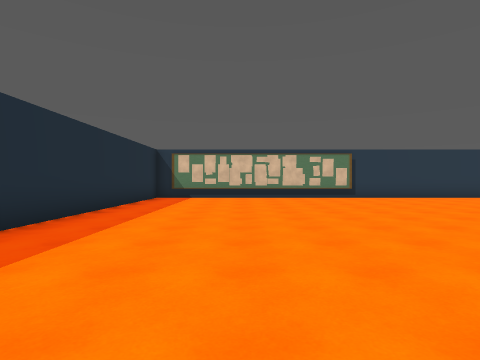
View 1 (above)

19 first-person views from a walk through a 3-D level made in the Unity game engine. The camera is 1.4 m above the floor, looks level and sees 80° across. The floor is counted in squares, 2 m on a side. Each view is taken from the middle of a square. On the plan, view 1 faces up. The plan holds only what a view shows up to about 10 squares ahead; the rest is blank. The player character is not drawn. Some surface patterns are stand-ins.

View 2
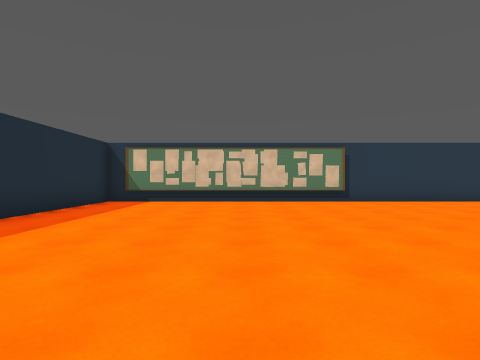

View 3
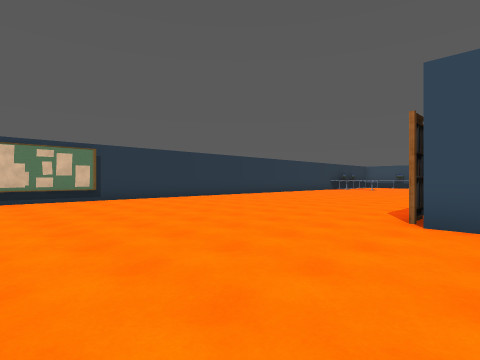

View 4
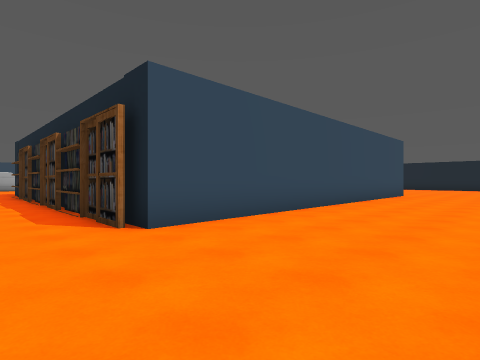

View 5
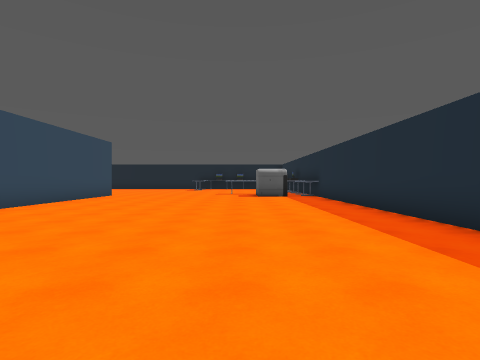

View 6
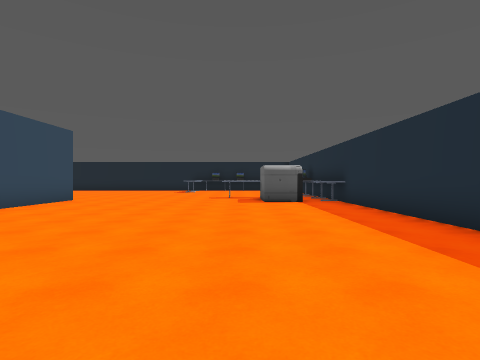

View 7
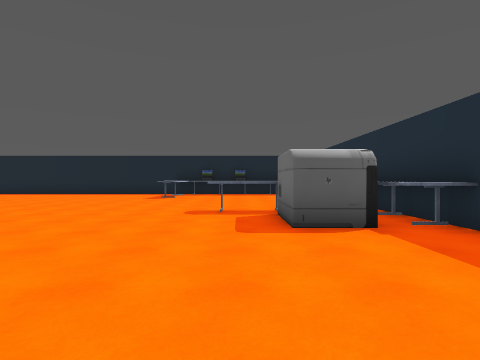

View 8
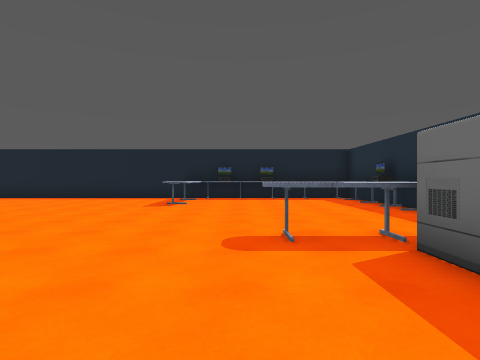

View 9
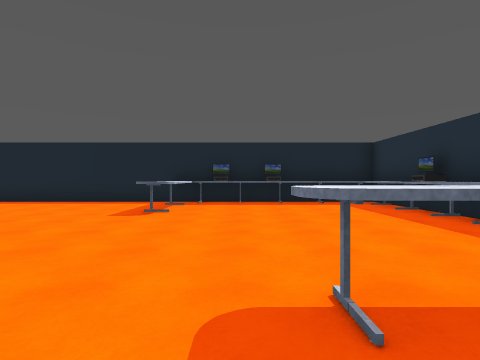

View 10
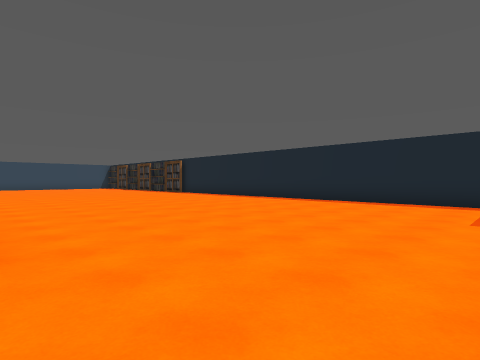

View 11
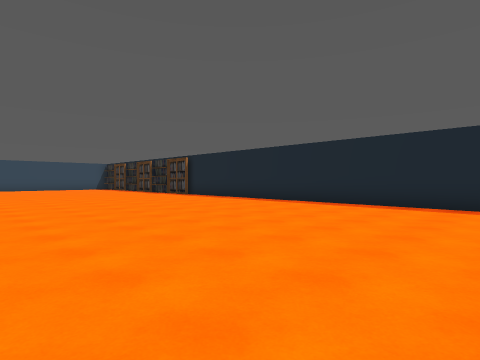

View 12
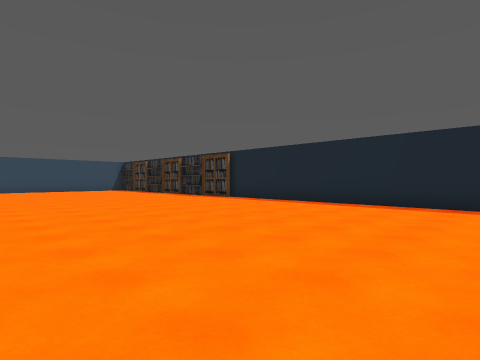

View 13
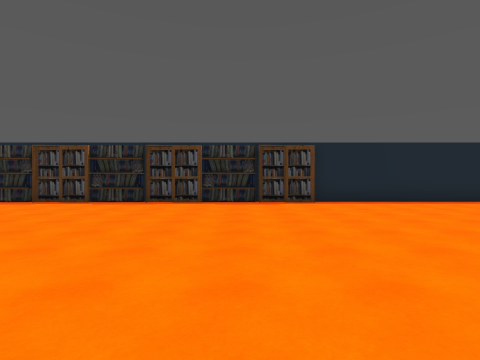

View 14
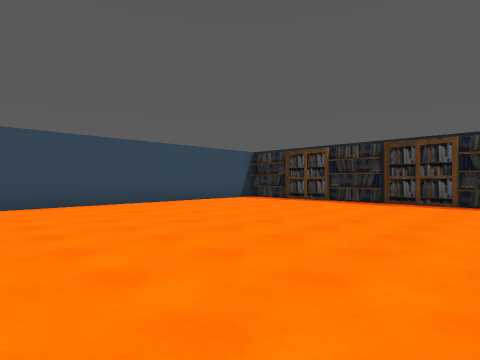

View 15
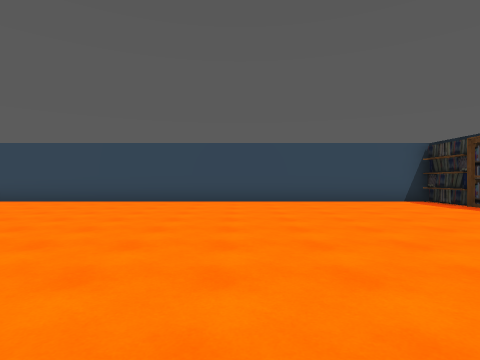

View 16
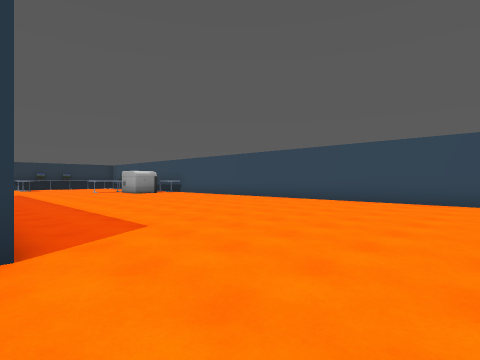

View 17
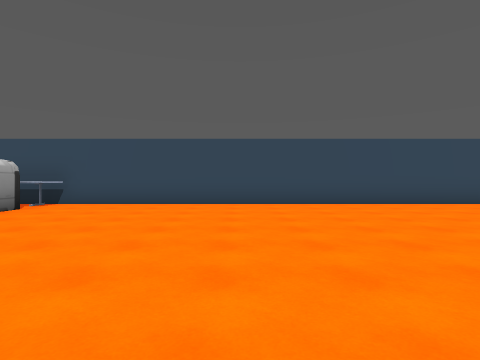

View 18
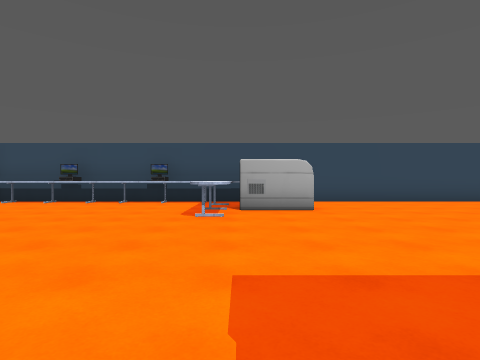

View 19
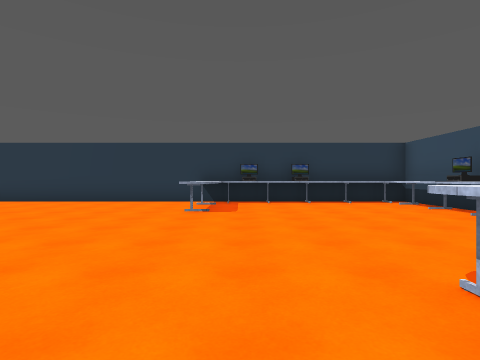

### Floor plan
Key: @ floor where view 1 was taken; # wall or solid block; . floor; ^ raised ledge; P poster; S shelf; R printer; O other object.
Columns run from 4 left of view 1 to 28 right of it. Each row starts with its distance up from view 1.
 12 ##############    ########
 11 #...P.P.P....      ......# # ###
 10 #............      ......^.....^
  9 #............       .....^.....^
  8 #............        ....^.....O
  7 #.............        .........^
  6 #..............       .........
  5 #...............       ........O
  4 #................      .....^^^^
  3  ..................   .......RR^
  2   ........#S#O#SO#S    ......RR^
  1   ........#             .......^
  0  ...@.....#              .......#
 -1 #.........#             ........#
 -2 #.........#            .........#
 -3 #.........#            .........#
 -4 #.........#            .........#
 -5 #.........#            .........#
 -6 #.........#            .........#
 -7 #.........#            .........#
 -8 #.........#            .........#
 -9 ##........#            .........#
-10  ^RR......#           #.........#
-11  ^RR^................ ..........#
-12  #..............................#
-13   ..............................#
-14  #..............................#
-15  #..............................#
-16  #.....^........................#
-17  #.....^........................#
-18  #.....^........................#
-19  #######.............S#O#S#O#SO##
-20        ##############

Where each view was taken, in squares from view 1:
view 1: 0 up, 0 right, facing up
view 2: 2 up, 1 right, facing up
view 3: 1 up, 1 right, facing up-right
view 4: 4 up, 2 right, facing down-right
view 5: 3 up, 0 right, facing down
view 6: 0 up, 0 right, facing down
view 7: 5 down, 0 right, facing down
view 8: 8 down, 1 right, facing down
view 9: 10 down, 1 right, facing down
view 10: 10 down, 3 right, facing down-right
view 11: 11 down, 5 right, facing down-right
view 12: 11 down, 8 right, facing down-right
view 13: 10 down, 19 right, facing down
view 14: 10 down, 19 right, facing down-right
view 15: 13 down, 18 right, facing right
view 16: 13 down, 18 right, facing up-right
view 17: 4 down, 19 right, facing right
view 18: 3 up, 18 right, facing right
view 19: 2 up, 22 right, facing up
